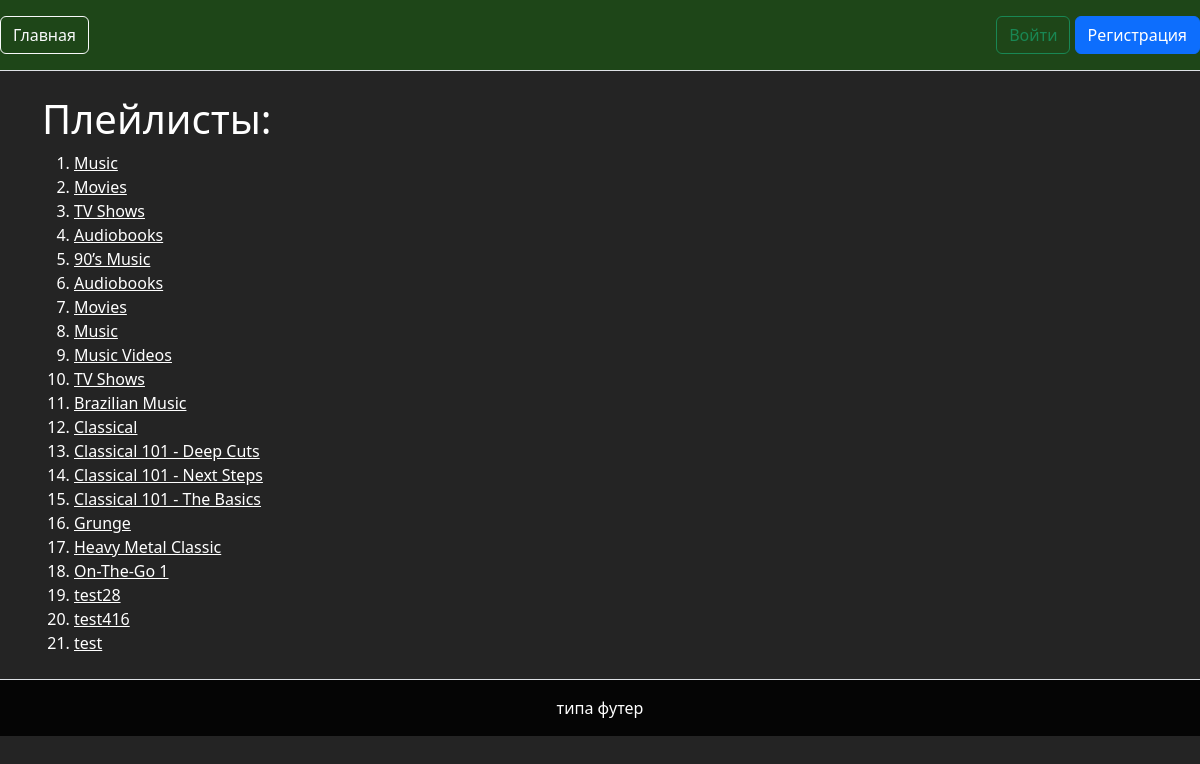
The page /playlist/ on the database its author committed.
### kAboom/models.py (models this page shows)
class Playlist(models.Model):
    track = models.ManyToManyField(Track)
    name = models.CharField(max_length=120)
    favorite = models.ManyToManyField(UserProfile)
    maker = models.ForeignKey(UserProfile, on_delete=models.CASCADE, related_name='favorite', null=True)

### kAboom/views.py (the view)
# urls.py: path('playlist/', views.playlist_index, name='playlist_index'),
def playlist_index(request):
    playlist_list = Playlist.objects.all()
    paginator = Paginator(playlist_list, 25)
    page_number = request.GET.get('page')
    page_obj = paginator.get_page(page_number)
    context = {
        'page_obj': page_obj,
        'playlist_list': playlist_list,
    }
    if request.user.is_authenticated:
        user_info = UserProfile.objects.get(user_id=request.user.id)
        favorite_playlists = user_info.playlist_set.all()
        owners = Playlist.objects.filter(maker_id=request.user.id).all()
        context['owners'] = owners
        context['favorite_playlists'] = favorite_playlists
    return render(request, 'kAboom/playlist_index.html', context=context)

### kAboom/templates/kAboom/playlist_index.html (shortened to what this page needs)
{% extends 'kAboom/base.html' %}
{% load static %}
{% block content %}
        {% if page_obj %}
        <h1>Плейлисты:</h1>
        <ol>
        {% for playlist in page_obj %}
            <li>
                {% if user.is_authenticated %}
                        <form action="{% url 'kAboom:favorite_playlist' %}" method="post">
                        {% csrf_token %}
                        <input name="playlist_id" value="{{ playlist.id }}" hidden>
                        {% if playlist in owners %}
                            <a href="{% url 'kAboom:playlist_detail' playlist.id %}">{{ playlist.name }}</a>
                        {% else %}
                            {% if playlist in favorite_playlists %}
                                <a href="{% url 'kAboom:playlist_detail' playlist.id %}">{{ playlist.name }}</a> <button type="submit" value="rem" name="fav" class="btn btn-outline-light">Удалить из избранного</button>
                            {% else %}
                                <a href="{% url 'kAboom:playlist_detail' playlist.id %}">{{ playlist.name }}</a> <button type="submit" value="add" name="fav" class="btn btn-outline-light">Добавить в избранное</button>
                            {% endif %}
                        {% endif %}
                        </form>
                {% else %}
                    <a href="{% url 'kAboom:playlist_detail' playlist.id %}">{{ playlist.name }}</a>
                {% endif %}
            </li>
        {% endfor %}
        </ol>
    {% else %}
        <p>Альбомов нет</p>
    {% endif %}
{% endblock %}

### kAboom/static/kAboom/css/dark_theme.css (style rules this page uses)
body { color: white; background-color: rgba(0,0,0,0.86); }
a { color: white; text-decoration: underline; }

### rows shown on the page
Playlist: name "Music"
Playlist: name "Movies"
Playlist: name "TV Shows"
Playlist: name "Audiobooks"
Playlist: name "90’s Music"
Playlist: name "Audiobooks"
Playlist: name "Movies"
Playlist: name "Music"
Playlist: name "Music Videos"
Playlist: name "TV Shows"
Playlist: name "Brazilian Music"
Playlist: name "Classical"
Playlist: name "Classical 101 - Deep Cuts"
Playlist: name "Classical 101 - Next Steps"
Playlist: name "Classical 101 - The Basics"
Playlist: name "Grunge"
Playlist: name "Heavy Metal Classic"
Playlist: name "On-The-Go 1"
Playlist: name "test28"
Playlist: name "test416"
Playlist: name "test"
